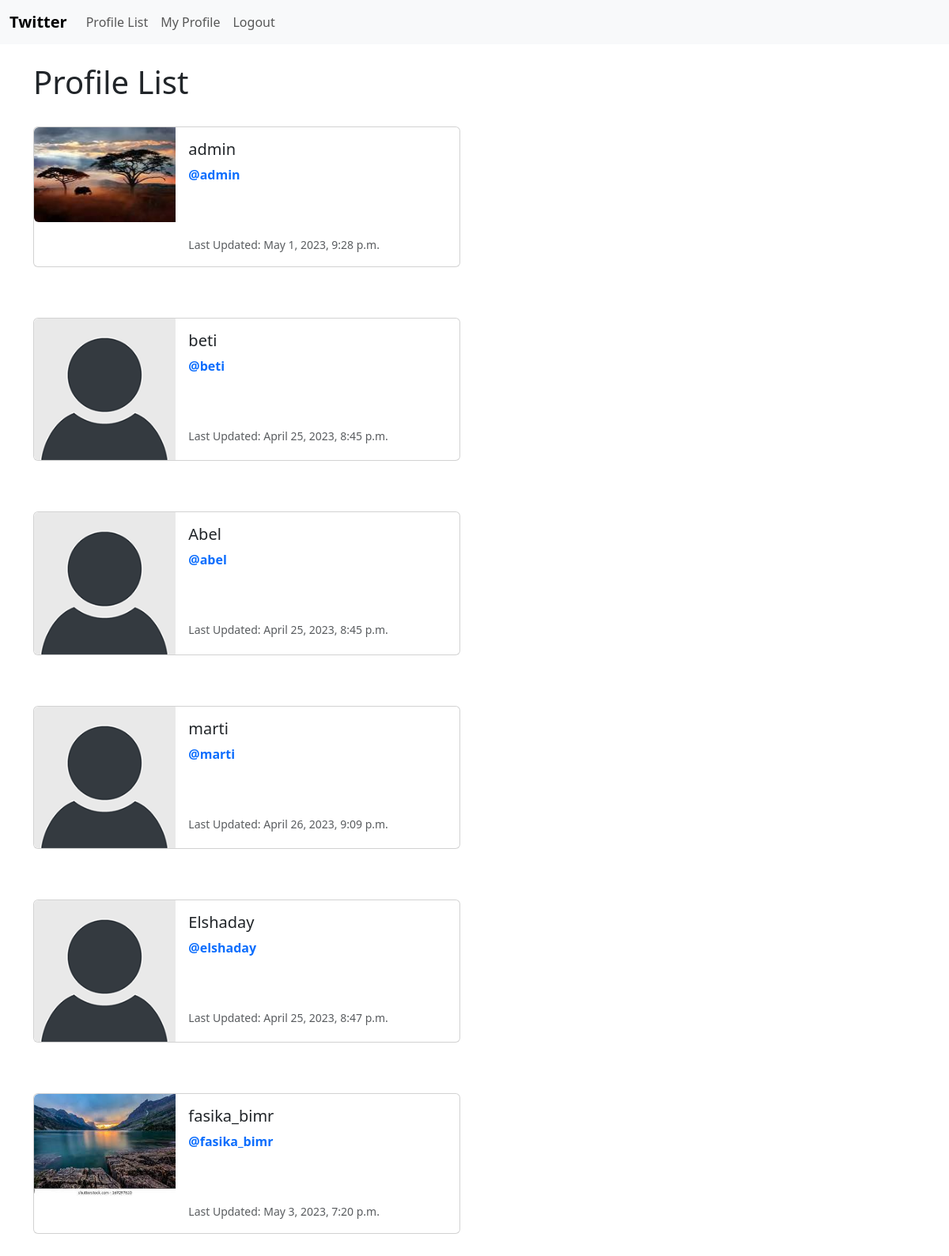
Screenshot of /profile_list (signed in) with the database file from the repository.
### twitterC/models.py (models this page shows, shortened)
class Profile(models.Model):
	user = models.OneToOneField(User,on_delete = models.CASCADE)
	follows = models.ManyToManyField("self",
	related_name = "followed_by",
	symmetrical = False,
	blank = True)
	date_modified = models.DateTimeField(User, auto_now=True)
	profile_image = models.ImageField(null=True, blank=True, upload_to="images/")

### twitterC/views.py (the view)
# urls.py: path('profile_list' ,views.profile_list, name='profile_list'),
def profile_list(request):
    if request.user.is_authenticated:
        profiles = Profile.objects.exclude(user=request.user)
        return render(request, 'profile_list.html', {"profiles":profiles})
    else:
        messages.success(request, ("You must first log in to view this page."))
        return redirect('home')

### twitterC/templates/profile_list.html
{% extends 'base.html' %}
{% load static %}
{% block content %}
	<h1>Profile List</h1>
<br/>
{% if profiles %}
	{% for profile in profiles %}
    <div class="card mb-3" style="max-width: 540px;">
    <div class="row g-0">
        <div class="col-md-4">
            {% if profile.profile_image %}
                <img src="{{ profile.profile_image.url }}" width=200 height=200 class="img-fluid rounded-start" alt="{{profile.user.username}}">
            {% else %}
            <img src="{% static 'images/default_profile_pic.png' %}" class="img-fluid rounded-start" alt="Profile Image">
            {% endif %}
        </div>
        <div class="col-md-8">
        <div class="card-body">
            <h5 class="card-title">{{ profile.user.username }}</h5>
            <p class="card-text"> <a href=" {% url 'profile' profile.user.id %}">@{{ profile.user.username|lower }}</a></p>
            <br/><br/>
            <p class="card-text"><small class="text-muted">Last Updated: {{ profile.date_modified }}</small></p>
        </div>
        </div>
    </div>
    </div>
    <br/><br/>
	{% endfor %}
{% endif %}
{% endblock %}

### twitterC/templates/base.html (style rules this page uses)
a { text-decoration: none; font-weight: bold; }

### rows the page displays
Profile: profile_image (picture), user.username "admin", date_modified "May 1, 2023, 9:28 p.m."
Profile: user.username "beti", date_modified "April 25, 2023, 8:45 p.m."
Profile: user.username "Abel", user.username "abel", date_modified "April 25, 2023, 8:45 p.m."
Profile: user.username "marti", date_modified "April 26, 2023, 9:09 p.m."
Profile: user.username "Elshaday", user.username "elshaday", date_modified "April 25, 2023, 8:47 p.m."
Profile: profile_image (picture), user.username "fasika_bimr", date_modified "May 3, 2023, 7:20 p.m."
